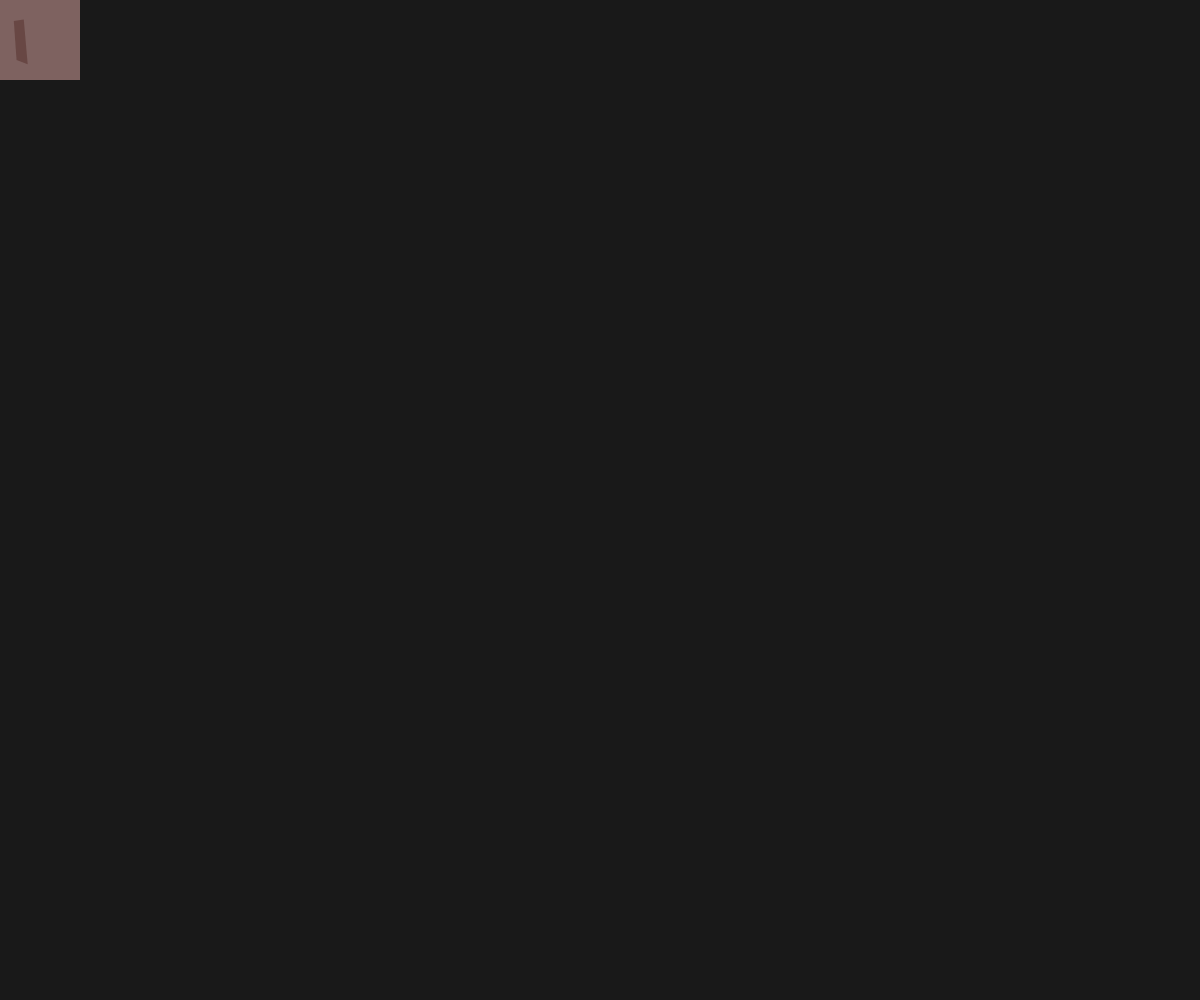
Frame 1 (no input)
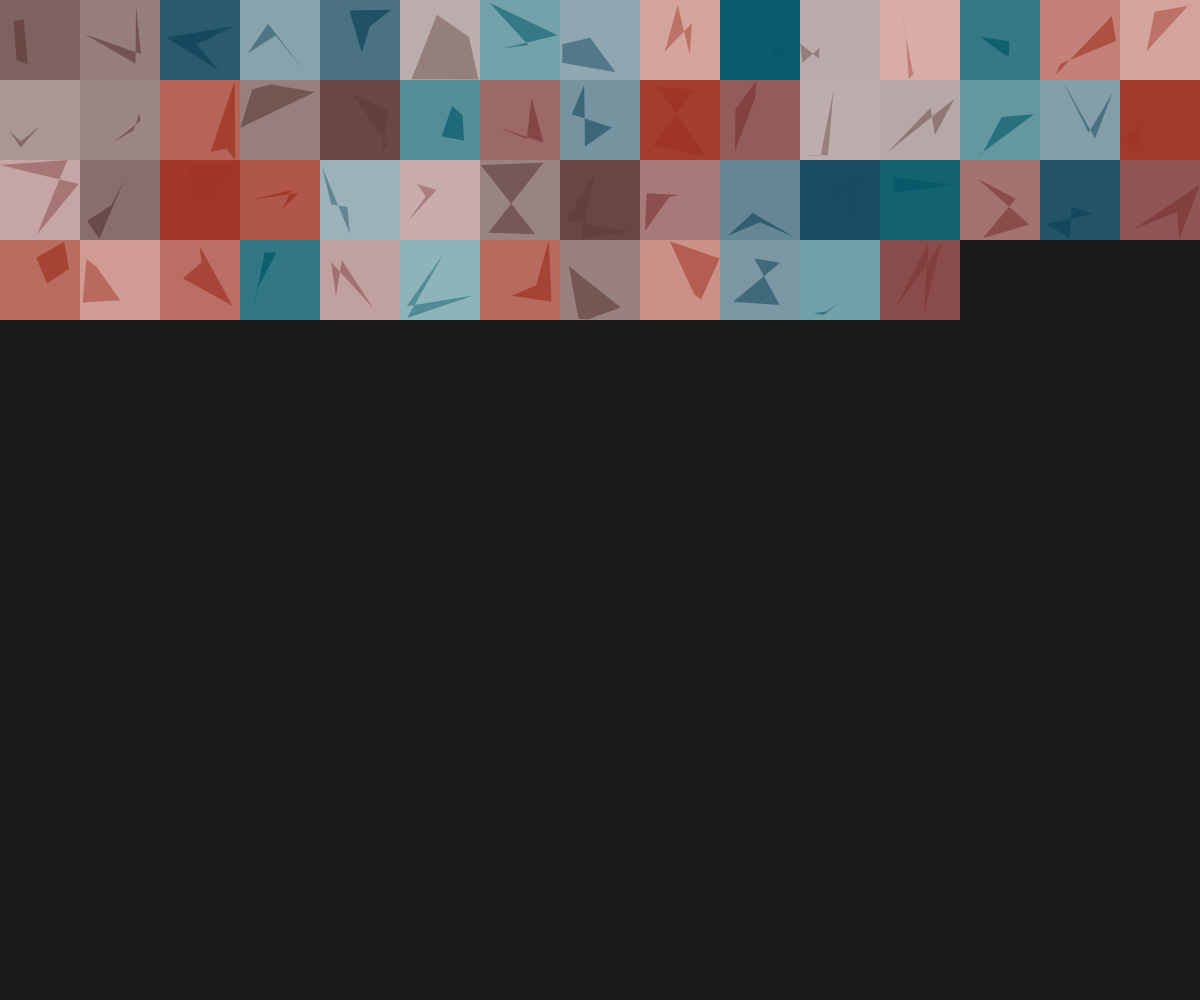
Frame 60 (no input)
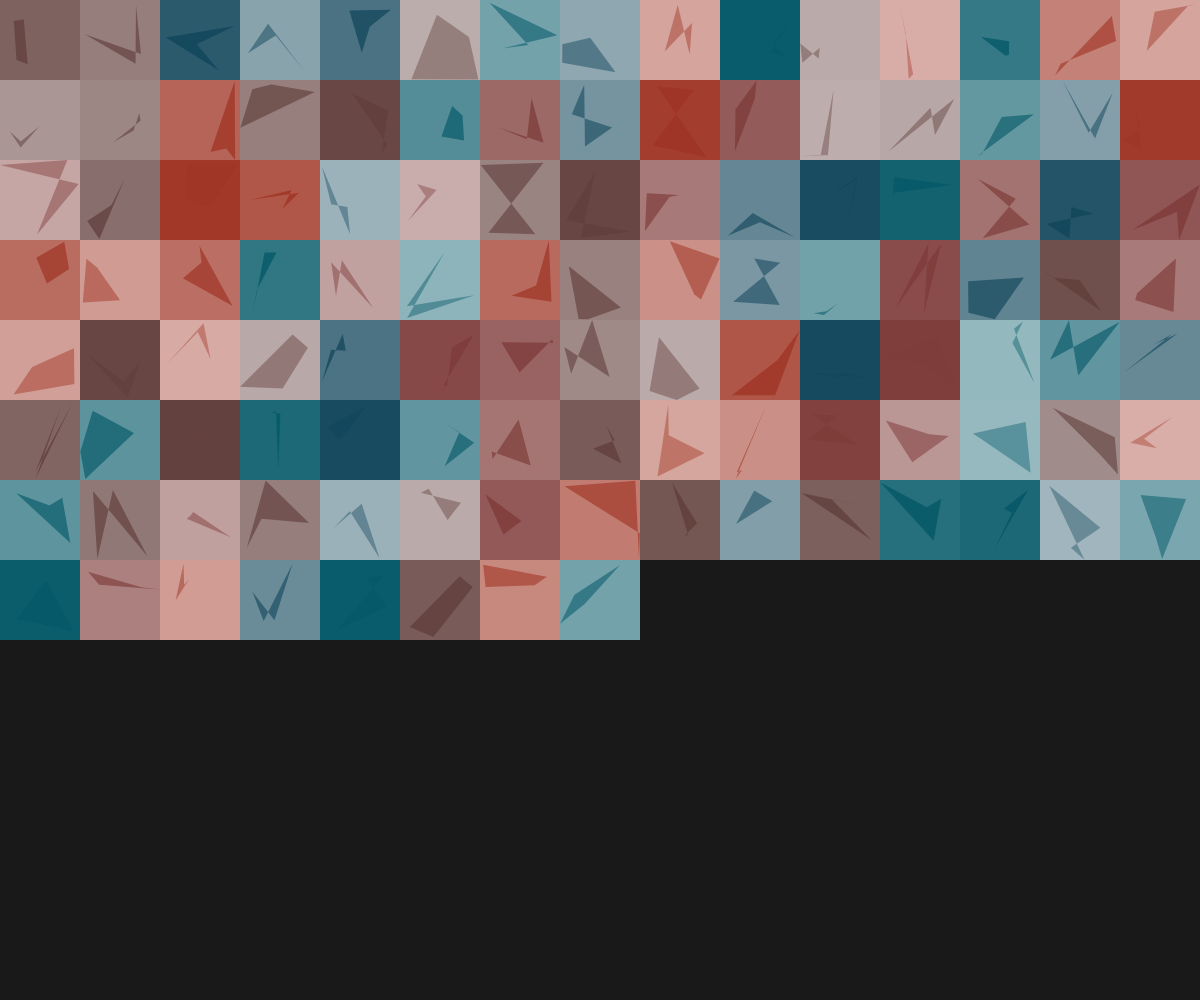
Frame 120 (the mouse pressed at the canvas centre since frame 60)

The p5.js sketch that drew these frames (run headless with seeded random() and noise() and a simulated clock; from frame 60 on, the mouse is pressed at the canvas centre):

// p5.js sketch
// ── sketch.js
var canvas;

let x = 0;
let y = 0;

let numAcross;
let squareWidth;

let alph;

var colours = ["#14485d",
               "#065a69",
               "#a03626",
               "#7f3d3b",
               "#63413e"];

function setup() {
  canvas = createCanvas(windowWidth,windowHeight);
  canvas.position(0,0);
  canvas.style('z-index', '-1');
  if (windowWidth<=450) {
   numAcross = 10;
  } else
  numAcross = 15;
  if (windowWidth>=1920) {
    numAcross = 20;
  }
  background(25);
  stroke(255);
  smooth();
  squareWidth = width/numAcross;

}

function draw() {
  alph = int(random(100,255));
  hexAlph = alph.toString(16);
  fillColour = colours[Math.floor(Math.random() * colours.length)];
  tile();

  x = x + squareWidth;
  if (x>width) {
    x = 0;
    y = y + squareWidth;
  }
  if ((x==width) && (y==height)) {
    noLoop();
  }
}

function tile() {
  push();
  noStroke();
  fill(255,255);
  rect(x,y,squareWidth,squareWidth);
  pop();
  push();
  noStroke();
  fill(fillColour + hexAlph);
  rect(x,y,squareWidth,squareWidth);
  pop();
  push();
  noStroke();
  fill(fillColour + hexAlph);
  quad(x+random(0,squareWidth),y+random(0,squareWidth),x+random(0,squareWidth),y+random(0,squareWidth),x+random(0,squareWidth),y+random(0,squareWidth),x+random(0,squareWidth),y+random(0,squareWidth));
  pop();
}

// ── tiles.html
<!DOCTYPE html>
<html>
  <head>
    <meta charset="utf-8">
    <title>Generative Art</title>
    <meta name="viewport" content="width=device-width, initial-scale=1.0">
    <link rel="stylesheet" href="../style.css">

    <script src="https://cdnjs.cloudflare.com/ajax/libs/p5.js/1.1.9/p5.js"></script>
    <script type="text/javascript" src="sketch.js"></script>

  </head>

  <body>
    <div class="wrapper">
      <h1>Generative Art</h1>
      <nav>
        <ul>
          <li><a href="../index.html">Lines</a></li>
          <li><a href="tiles.html">Tiles</a></li>
          <li><a href="../circles/circles.html">Circles</a></li>
        </ul>
      </nav>
    </div>
  </body>

</html>
